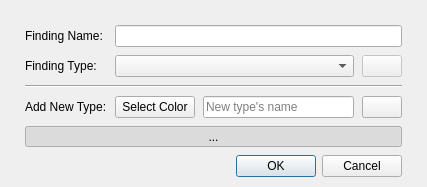
<?xml version="1.0" encoding="UTF-8"?>
<ui version="4.0">
 <class>qSlicerLongitudinalPETCTFindingSettingsDialog</class>
 <widget class="QDialog" name="qSlicerLongitudinalPETCTFindingSettingsDialog">
  <property name="geometry">
   <rect>
    <x>0</x>
    <y>0</y>
    <width>427</width>
    <height>185</height>
   </rect>
  </property>
  <property name="sizePolicy">
   <sizepolicy hsizetype="Preferred" vsizetype="Minimum">
    <horstretch>0</horstretch>
    <verstretch>0</verstretch>
   </sizepolicy>
  </property>
  <property name="windowTitle">
   <string>Form</string>
  </property>
  <layout class="QVBoxLayout" name="verticalLayout_2">
   <property name="spacing">
    <number>8</number>
   </property>
   <property name="leftMargin">
    <number>25</number>
   </property>
   <property name="topMargin">
    <number>25</number>
   </property>
   <property name="rightMargin">
    <number>25</number>
   </property>
   <property name="bottomMargin">
    <number>10</number>
   </property>
   <item>
    <layout class="QGridLayout" name="gridLayout_2" columnstretch="0,0,0,0">
     <property name="spacing">
      <number>8</number>
     </property>
     <item row="0" column="0">
      <widget class="QLabel" name="LabelName">
       <property name="sizePolicy">
        <sizepolicy hsizetype="Minimum" vsizetype="Preferred">
         <horstretch>0</horstretch>
         <verstretch>0</verstretch>
        </sizepolicy>
       </property>
       <property name="text">
        <string>Finding Name:</string>
       </property>
      </widget>
     </item>
     <item row="0" column="1" colspan="3">
      <widget class="QLineEdit" name="LineEditName">
       <property name="maxLength">
        <number>35</number>
       </property>
      </widget>
     </item>
     <item row="1" column="0">
      <widget class="QLabel" name="LabelType">
       <property name="sizePolicy">
        <sizepolicy hsizetype="Minimum" vsizetype="Preferred">
         <horstretch>0</horstretch>
         <verstretch>0</verstretch>
        </sizepolicy>
       </property>
       <property name="text">
        <string>Finding Type:</string>
       </property>
      </widget>
     </item>
     <item row="1" column="1" colspan="2">
      <widget class="QComboBox" name="ComboBoxType">
       <property name="sizePolicy">
        <sizepolicy hsizetype="Expanding" vsizetype="Fixed">
         <horstretch>0</horstretch>
         <verstretch>0</verstretch>
        </sizepolicy>
       </property>
       <property name="iconSize">
        <size>
         <width>24</width>
         <height>16</height>
        </size>
       </property>
      </widget>
     </item>
     <item row="1" column="3">
      <widget class="QPushButton" name="ButtonRemove">
       <property name="enabled">
        <bool>false</bool>
       </property>
       <property name="text">
        <string/>
       </property>
       <property name="icon">
        <iconset resource="../qSlicerLongitudinalPETCTModule.qrc">
         <normaloff>:/Icons/delete.png</normaloff>:/Icons/delete.png</iconset>
       </property>
      </widget>
     </item>
     <item row="4" column="3">
      <widget class="QPushButton" name="ButtonAddType">
       <property name="styleSheet">
        <string notr="true"/>
       </property>
       <property name="text">
        <string/>
       </property>
       <property name="icon">
        <iconset resource="../qSlicerLongitudinalPETCTModule.qrc">
         <normaloff>:/Icons/add.png</normaloff>:/Icons/add.png</iconset>
       </property>
      </widget>
     </item>
     <item row="4" column="0">
      <widget class="QLabel" name="LabelAddType">
       <property name="sizePolicy">
        <sizepolicy hsizetype="Minimum" vsizetype="Preferred">
         <horstretch>0</horstretch>
         <verstretch>0</verstretch>
        </sizepolicy>
       </property>
       <property name="styleSheet">
        <string notr="true"/>
       </property>
       <property name="text">
        <string>Add New Type:</string>
       </property>
      </widget>
     </item>
     <item row="4" column="1">
      <widget class="QPushButton" name="ButtonColor">
       <property name="styleSheet">
        <string notr="true"/>
       </property>
       <property name="text">
        <string>Select Color</string>
       </property>
      </widget>
     </item>
     <item row="4" column="2">
      <widget class="QLineEdit" name="LineEditTypeName">
       <property name="text">
        <string/>
       </property>
       <property name="maxLength">
        <number>35</number>
       </property>
       <property name="placeholderText">
        <string>New type's name</string>
       </property>
      </widget>
     </item>
     <item row="3" column="0" colspan="4">
      <widget class="Line" name="HorizontalLine">
       <property name="orientation">
        <enum>Qt::Horizontal</enum>
       </property>
      </widget>
     </item>
     <item row="5" column="0" colspan="4">
      <widget class="ctkExpandButton" name="ExpandButton">
       <property name="sizePolicy">
        <sizepolicy hsizetype="Expanding" vsizetype="Fixed">
         <horstretch>0</horstretch>
         <verstretch>0</verstretch>
        </sizepolicy>
       </property>
       <property name="text">
        <string>...</string>
       </property>
       <property name="checkable">
        <bool>true</bool>
       </property>
       <property name="checked">
        <bool>true</bool>
       </property>
      </widget>
     </item>
    </layout>
   </item>
   <item>
    <widget class="QDialogButtonBox" name="ButtonBox">
     <property name="standardButtons">
      <set>QDialogButtonBox::Cancel|QDialogButtonBox::Ok</set>
     </property>
    </widget>
   </item>
  </layout>
 </widget>
 <customwidgets>
  <customwidget>
   <class>ctkExpandButton</class>
   <extends>QToolButton</extends>
   <header>ctkExpandButton.h</header>
  </customwidget>
 </customwidgets>
 <resources>
  <include location="../qSlicerLongitudinalPETCTModule.qrc"/>
 </resources>
 <connections>
  <connection>
   <sender>ExpandButton</sender>
   <signal>toggled(bool)</signal>
   <receiver>LabelAddType</receiver>
   <slot>setVisible(bool)</slot>
   <hints>
    <hint type="sourcelabel">
     <x>222</x>
     <y>106</y>
    </hint>
    <hint type="destinationlabel">
     <x>74</x>
     <y>142</y>
    </hint>
   </hints>
  </connection>
  <connection>
   <sender>ExpandButton</sender>
   <signal>toggled(bool)</signal>
   <receiver>LineEditTypeName</receiver>
   <slot>setVisible(bool)</slot>
   <hints>
    <hint type="sourcelabel">
     <x>222</x>
     <y>106</y>
    </hint>
    <hint type="destinationlabel">
     <x>208</x>
     <y>142</y>
    </hint>
   </hints>
  </connection>
  <connection>
   <sender>ExpandButton</sender>
   <signal>toggled(bool)</signal>
   <receiver>ButtonColor</receiver>
   <slot>setVisible(bool)</slot>
   <hints>
    <hint type="sourcelabel">
     <x>222</x>
     <y>106</y>
    </hint>
    <hint type="destinationlabel">
     <x>327</x>
     <y>144</y>
    </hint>
   </hints>
  </connection>
  <connection>
   <sender>ExpandButton</sender>
   <signal>toggled(bool)</signal>
   <receiver>ButtonAddType</receiver>
   <slot>setVisible(bool)</slot>
   <hints>
    <hint type="sourcelabel">
     <x>222</x>
     <y>106</y>
    </hint>
    <hint type="destinationlabel">
     <x>391</x>
     <y>144</y>
    </hint>
   </hints>
  </connection>
  <connection>
   <sender>ButtonBox</sender>
   <signal>rejected()</signal>
   <receiver>qSlicerLongitudinalPETCTFindingSettingsDialog</receiver>
   <slot>reject()</slot>
   <hints>
    <hint type="sourcelabel">
     <x>223</x>
     <y>198</y>
    </hint>
    <hint type="destinationlabel">
     <x>223</x>
     <y>108</y>
    </hint>
   </hints>
  </connection>
  <connection>
   <sender>ButtonBox</sender>
   <signal>accepted()</signal>
   <receiver>qSlicerLongitudinalPETCTFindingSettingsDialog</receiver>
   <slot>accept()</slot>
   <hints>
    <hint type="sourcelabel">
     <x>223</x>
     <y>198</y>
    </hint>
    <hint type="destinationlabel">
     <x>223</x>
     <y>108</y>
    </hint>
   </hints>
  </connection>
  <connection>
   <sender>LineEditTypeName</sender>
   <signal>returnPressed()</signal>
   <receiver>ButtonAddType</receiver>
   <slot>click()</slot>
   <hints>
    <hint type="sourcelabel">
     <x>289</x>
     <y>125</y>
    </hint>
    <hint type="destinationlabel">
     <x>370</x>
     <y>127</y>
    </hint>
   </hints>
  </connection>
  <connection>
   <sender>ExpandButton</sender>
   <signal>toggled(bool)</signal>
   <receiver>HorizontalLine</receiver>
   <slot>setVisible(bool)</slot>
   <hints>
    <hint type="sourcelabel">
     <x>210</x>
     <y>139</y>
    </hint>
    <hint type="destinationlabel">
     <x>210</x>
     <y>87</y>
    </hint>
   </hints>
  </connection>
 </connections>
</ui>
